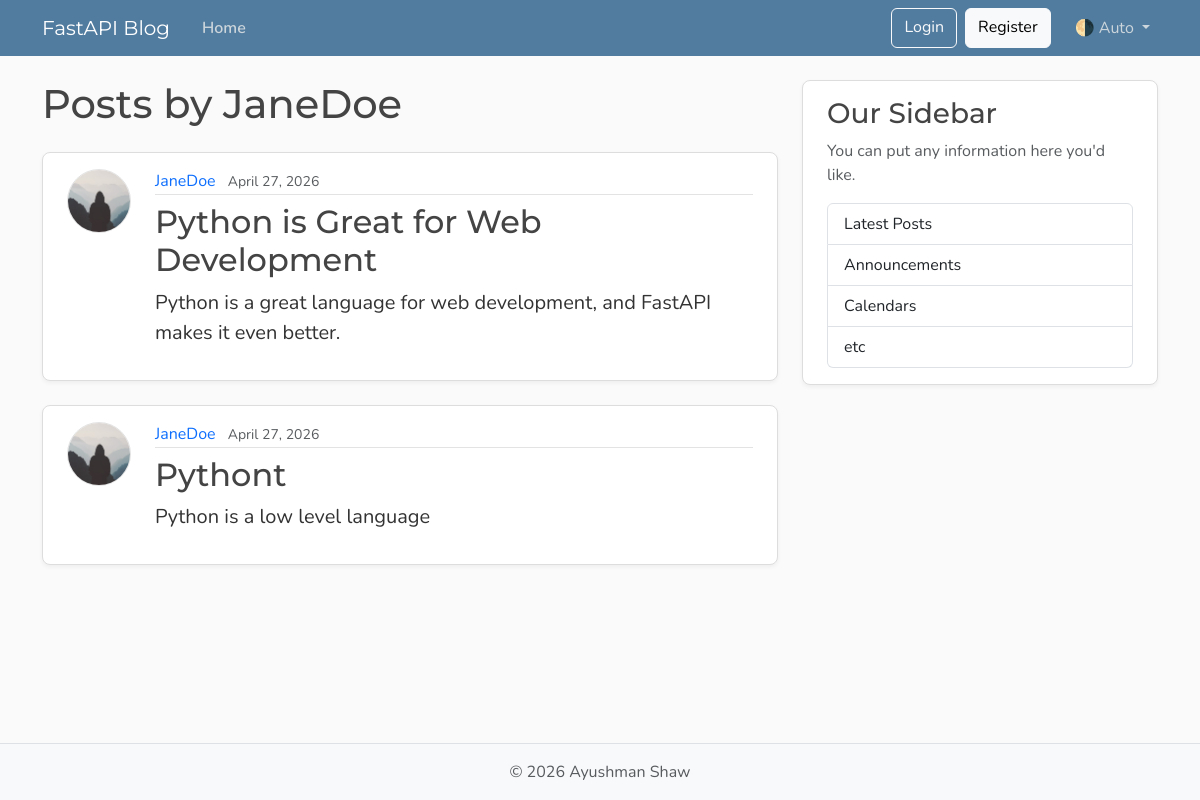
The page /users/2/posts on the database as committed earlier.
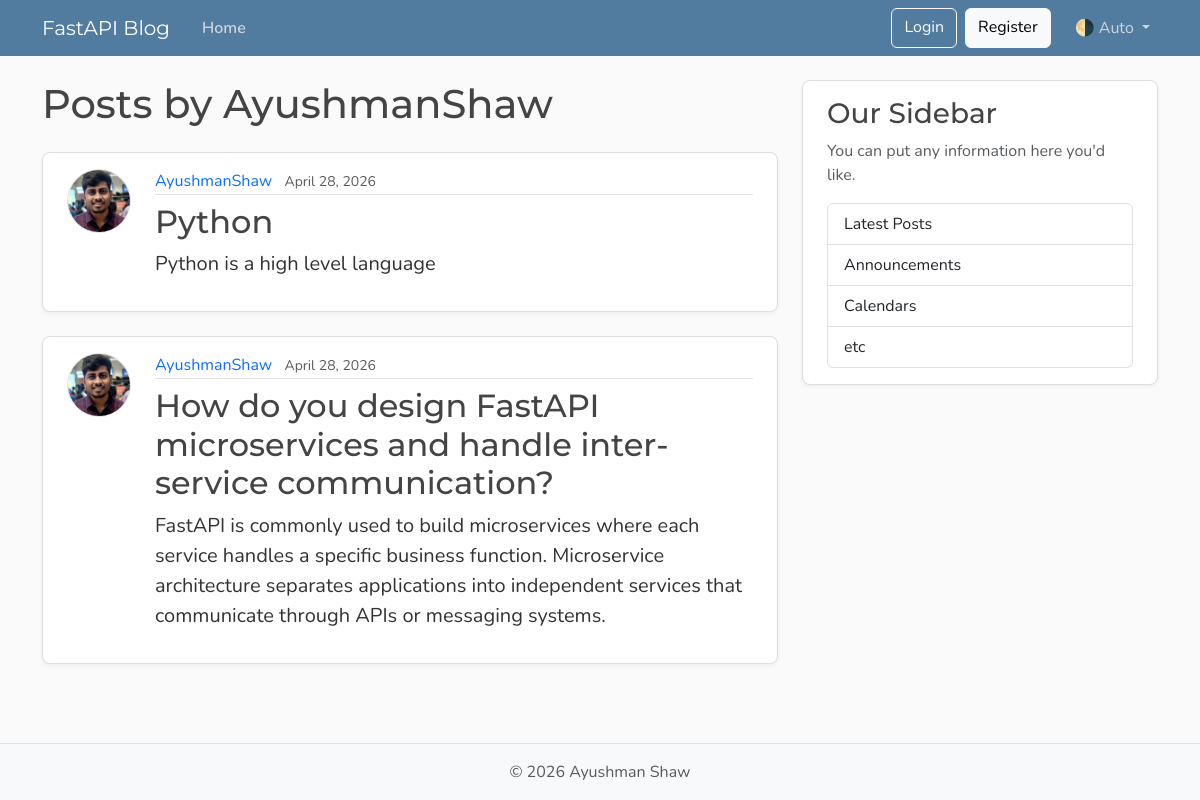
The same page on the database as committed later.
### models.py (models this page shows, shortened)
class User(Base):
    __tablename__ = "users"
    id : Mapped[int] = mapped_column(Integer, primary_key=True, index=True)
    username : Mapped[str] = mapped_column(String(20), unique=True, nullable=False)
    email : Mapped[str] = mapped_column(String(30), unique=True, nullable=False)
    image_file : Mapped[str | None] = mapped_column(String(200), nullable=True, default=None)
    posts : Mapped[list[Post]] = relationship(back_populates="author", cascade="all, delete-orphan") # After adding cascade, when a user is deleted his posts are slao deleted

class Post(Base):
    __tablename__ = "posts"
    id : Mapped[int] = mapped_column(Integer, primary_key=True, index=True)
    title : Mapped[str] = mapped_column(String(100), nullable=False)
    content : Mapped[str] = mapped_column(Text, nullable=False)
    user_id : Mapped[int] = mapped_column(ForeignKey("users.id"), nullable=False, index=True)
    date_posted : Mapped[datetime] = mapped_column(DateTime(timezone=True), default=lambda : datetime.now(UTC))
    author : Mapped[User] = relationship(back_populates="posts")

### main.py (the view)
@app.get("/users/{user_id}/posts", response_model=list[PostResponse], include_in_schema=False)
def user_posts_page(request : Request, user_id : int, db : Annotated[Session, Depends(get_db)]):
    result = db.execute(select(models.User).where(models.User.id == user_id))
    user = result.scalars().first()
    if not user:
        raise HTTPException(status_code=status.HTTP_404_NOT_FOUND, detail="User Not Found")
    result = db.execute(select(models.Post).where(models.Post.user_id == user_id))
    posts = result.scalars().all()
    return templates.TemplateResponse(request, "user_posts.html", {"posts" : posts, "user" : user, "title" : f"{user.username}'s Posts"})

### templates/user_posts.html
{% extends "layout.html" %}
{% block content %}
<h1 class="mb-4">Posts by {{ user.username }}</h1>
{% for post in posts %}
<article class="content-section py-3 px-4 mb-4">
    <div class="d-flex align-items-start gap-4">
        <img class="rounded-circle article-img flex-shrink-0"
             src="{{ post.author.image_path }}"
             alt="{{ post.author.username }}'s profile picture"
             width="64" height="64" loading="lazy">
        <div class="flex-grow-1">
            <div class="article-metadata mb-2">
                <a class="me-2"
                   href="{{ url_for('get_user_posts', user_id=post.author.id) }}">
                   {{ post.author.username }}
                </a>
                <small class="text-body-secondary">
                    {{ post.date_posted.strftime("%B %d, %Y") }}
                </small>
            </div>
            <h2>
                <a class="article-title"
                   href="{{ url_for('post_page', post_id=post.id) }}">
                   {{ post.title }}
                </a>
            </h2>
            <p class="article-content">{{ post.content }}</p>
        </div>
    </div>
</article>
{% else %}
<p class="text-body-secondary">No posts by this user yet.</p>
{% endfor %}
{% endblock content %}

### templates/layout.html (shortened to what this page needs)
<!DOCTYPE html>
<html lang="en">
  <head>
    <link href="https://cdn.jsdelivr.net/npm/bootstrap@5.3.8/dist/css/bootstrap.min.css"
          rel="stylesheet"
>
    <link rel="stylesheet"
          type="text/css"
          href="{{ url_for("static", path='css/main.css') }}">
  </head>
  <body class="d-flex flex-column min-vh-100">
    <header class="site-header">
      <nav class="navbar navbar-expand-md bg-steel fixed-top"
           data-bs-theme="dark">
        <div class="container">
          <a class="navbar-brand me-4" href="{{ url_for("home") }}">FastAPI Blog</a>
          <div class="collapse navbar-collapse" id="navbarToggle">
            <div class="navbar-nav me-auto">
              <a class="nav-link active"
                 aria-current="page"
                 href="{{ url_for("home") }}">Home</a>
            </div>
            <div class="navbar-nav">
              <a class="btn btn-outline-light mb-2 mb-md-0 me-md-2" href="#">Login</a>
              <a class="btn btn-light mb-2 mb-md-0 me-md-3" href="#">Register</a>
              <div class="nav-item dropdown">
                <a class="nav-link dropdown-toggle"
                   href="#"
                   role="button"
                   id="bd-theme"
                   data-bs-toggle="dropdown"
                   aria-expanded="false">
                  <span id="bd-theme-text">🌗 Auto</span>
                </a>
              </div>
            </div>
          </div>
        </div>
      </nav>
    </header>
    <main role="main" class="container">
      <div class="row">
        <div class="col-md-8">
          {% block content %}
          {% endblock content %}
        </div>
        <aside class="col-md-4">
          <div class="content-section py-3 px-4 mb-4">
            <h3>Our Sidebar</h3>
            <p class="text-body-secondary">You can put any information here you'd like.</p>
            <ul class="list-group">
              <li class="list-group-item">Latest Posts</li>
              <li class="list-group-item">Announcements</li>
              <li class="list-group-item">Calendars</li>
              <li class="list-group-item">etc</li>
            </ul>
          </div>
        </aside>
      </div>
    </main>
    <footer class="mt-auto py-3 bg-body-tertiary border-top">
      <div class="container text-center">
        <p class="text-body-secondary mb-0">
          © <span id="year"></span> Ayushman Shaw
        </p>
      </div>
    </footer>
  </body>
</html>

### static/css/main.css (style rules this page uses)
:root { --font-heading: "Montserrat", system-ui, -apple-system, BlinkMacSystemFont, sans-serif; --font-body: "Nunito", system-ui, -apple-system, BlinkMacSystemFont, sans-serif; --color-bg-body: #fafafa; --color-bg-content: #ffffff; --color-text-primary: #333333; --color-text-heading: #444444; --color-steel: #527c9f; --color-nav-link: #cbd5db; --color-nav-link-hover: #ffffff; --color-link-hover: #428bca; --color-border: #dddddd; --color-border-light: #e3e3e3; --spacing-xl: 5rem; --article-img-size: 4rem; --account-img-size: 7.813rem; }
body { font-family: var(--font-body); background: var(--color-bg-body); color: var(--color-text-primary); }
main { padding-top: var(--spacing-xl); }
h1, h2, h3, h4, h5, h6 { font-family: var(--font-heading); color: var(--color-text-heading); }
.navbar-brand { font-family: var(--font-heading); }
a { text-decoration: none; }
.bg-steel { background-color: var(--color-steel); }
.site-header .navbar-nav .nav-link { color: var(--color-nav-link); transition: color 0.2s ease-in-out; }
.site-header .navbar-nav .nav-link.active { font-weight: 600; }
.content-section { background: var(--color-bg-content); border: 1px solid var(--color-border); border-radius: 0.5rem; box-shadow: 0 2px 4px rgba(15, 23, 42, 0.05); transition: box-shadow 0.15s ease, transform 0.15s ease, border-color 0.15s ease; }
.article-title { color: var(--color-text-heading); transition: color 0.2s ease-in-out; }
.article-content { white-space: pre-line; font-size: 1.25rem; }
.article-img { height: var(--article-img-size); width: var(--article-img-size); flex-shrink: 0; object-fit: cover; border: 1px solid var(--color-border-light); box-shadow: 0 0 0 2px var(--color-bg-content); }
.article-metadata { padding-bottom: 0.063rem; border-bottom: 1px solid var(--color-border-light); }
.article-metadata a { transition: color 0.2s ease-in-out; }
[data-bs-theme="dark"] { --color-bg-body: #1a1a1a; --color-bg-content: #2d2d2d; --color-text-primary: #e0e0e0; --color-text-heading: #f0f0f0; --color-border: #404040; --color-border-light: #4a4a4a; }

Rows that differ between the two databases and show on the page:
removed Post: author.username "JaneDoe", date_posted "April 27, 2026", title "Python is Great for Web Development", content "Python is a great language for web development, and FastAPI makes it even better."
removed Post: author.username "JaneDoe", date_posted "April 27, 2026", title "Pythont", content "Python is a low level language"
changed User: username "JaneDoe" → "AyushmanShaw"
added Post: author.image_path (picture), author.username "AyushmanShaw", date_posted "April 28, 2026", title "Python", content "Python is a high level language"
added Post: author.image_path (picture), author.username "AyushmanShaw", date_posted "April 28, 2026", title "How do you design FastAPI microservices and handle inter-service communication?", content "FastAPI is commonly used to build microservices where each service handles a specific business function. Microservice architecture separates applications into independent services that communicate through APIs or messaging systems."
